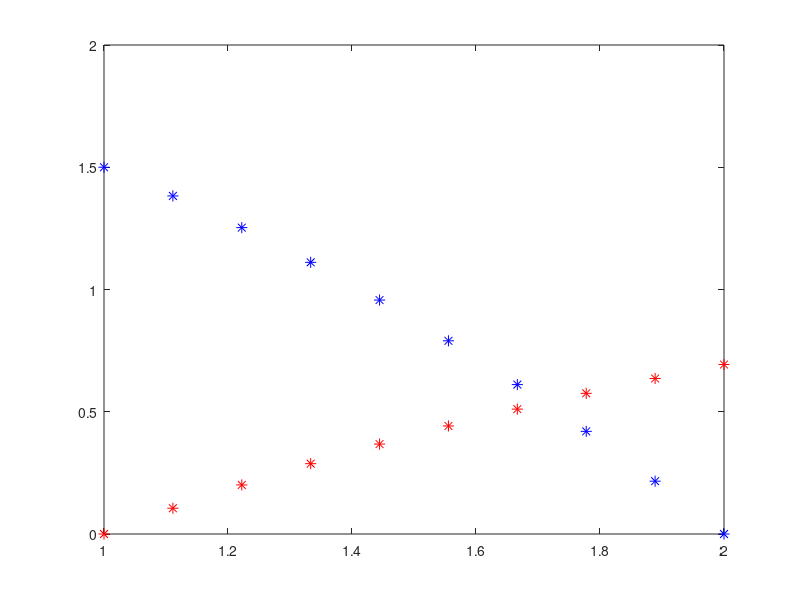

Source code (MATLAB): (Note: this script raises an error after producing the figure.)
% Given Equation: y1' = (4 - 2 * y2) / t ^ 3;
% y2' = -exp(y1); y1(1) = 0; y2(2) = 0; t belongs to [1, 2]

y1exact = @(t) log(t);
y2exact = @(t) 2 - t .^ 2 / 2;

t = linspace(1, 2, 10);
plot(t, y1exact(t), '*r', 'MarkerSize', 8);
hold on;
plot(t, y2exact(t), '*b', 'MarkerSize', 8);
%legend('y1 Exact Solution', 'y2 Exact Solution', 'Location', 'best');

f1 = @(t, y, w) (4 - 2 * w) / t ^ 3;
f2 = @(t, y, w) -exp(y);

h = 0.125 / 8;

t0 = 1; tf = 2;
y0 = 0; wend = 0;

guess1 = 0;
guess2 = 1;

addpath('..');
[t1, y1, w1] = sys2odesRK2(f1, f2, t0, tf, y0, guess1, h);
[t2, y2, w2] = sys2odesRK2(f1, f2, t0, tf, y0, guess2, h);

err1 = w1(end) - wend;
err2 = w2(end) - wend;
y = y2; t = t2; w = w2;
while abs(w2(end) - wend) > 1e-4
    s = (err2 - err1) / (guess2 - guess1);
    guess = guess2 - err2 / s;
    guess1 = guess2;
    guess2 = guess;
    [t, y, w] = sys2odesRK2(f1, f2, t0, tf, y0, guess, h);
    err1 = err2;
    err2 = w(end) - wend;

    if abs(err2) < 1e-4
        break;
    end 
end


plot(t, y, 'k', t, w, 'r', 'LineWidth', 2);
xlabel('time')
ylabel('solution')
title('Boundary Value Problem Solution');
legend('y1 Exact Solution', 'y2 Exact Solution', 'y1 Numerical Solution', 'y2 Numerical Solution','Location', 'best');
